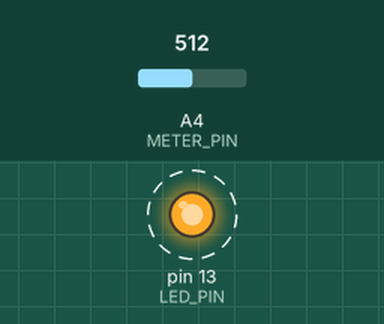
A sketch run on a simulated Arduino Uno, built with avr-gcc and run on an emulated ATmega328P. Shown: output pins drawn as LEDs (lit = HIGH). Dashed ring = blinking. Inputs (shaded band) come from the test bench; at power-on: A4 (METER_PIN) = 512.

Above: at 2.8 s.
2.9 s: A4 (METER_PIN) set to 122
At 5.4 s:
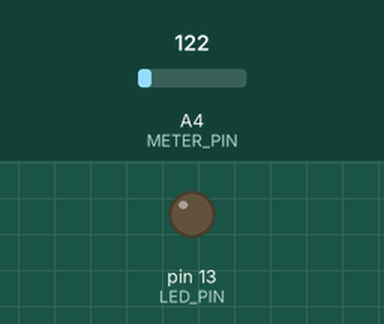
6.4 s: A4 (METER_PIN) set to 154
At 8.5 s:
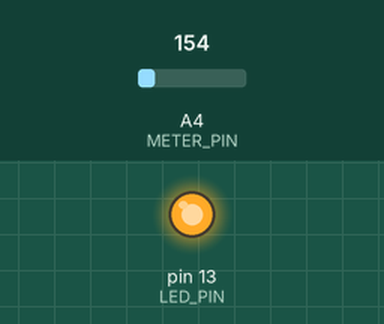
Timing chart, 0 to 15.1 s (numbered marks = the images above; inputs shaded):
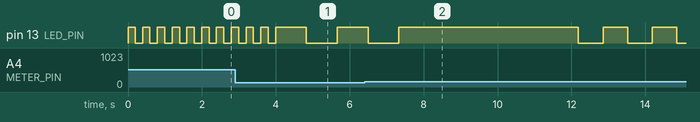

Measured:
- the behaviour switches between 144 and 145 on A4 (METER_PIN) (found by bisection; images 1 and 2)

The sketch:

taskM2_S1P.ino
```cpp
// C++ code
//

const byte LED_PIN = 13;
const byte METER_PIN = A4;


void setup()
{
  pinMode(LED_PIN, OUTPUT);
  pinMode(METER_PIN, INPUT);

  ADMUX = 0; // Use ADC0 (A0) as analog input
  ADCSRA = (1 << ADEN) | (1 << ADPS2) | (1 << ADPS1) | (1 << ADPS0);

  Serial.begin(9600);

}

void loop()
{
  int Value = analogRead(METER_PIN);

  // Mapping the potentiometer value to a frequency range (0.1 Hz to 10 Hz)
  double Frequency = map(Value, 0, 1023, 1, 100) / 10.0;

  startTimer(Frequency);

  delay(2000);
}


void startTimer(double timerFrequency){
  noInterrupts();
  TCCR1A = 0; // Reseting the Timer1 Control Registers
  TCCR1B = 0;

  // Calculate the timer register value for the given frequency
  unsigned long prescaler = 1024;
  unsigned long timer = (F_CPU / prescaler) / timerFrequency;

  // Setting up the Timer1 Mode to CTC
  TCCR1B |= (1 << WGM12);

  // Set Timer1 Prescaler to 1024 (Clock Divided by 1024)
  TCCR1B |= (1 << CS12) | (1 << CS10);

  // Setting up the Compare Match Register for a 2-second interval (0.5 Hz frequency)
  OCR1A = timer - 1;

  // Enabling the Timer1 Compare Match A Interrupt
  TIMSK1 |= (1 << OCIE1A);


  interrupts();
}


ISR(TIMER1_COMPA_vect){
   digitalWrite(LED_PIN, digitalRead(LED_PIN) ^ 1);
}
```
